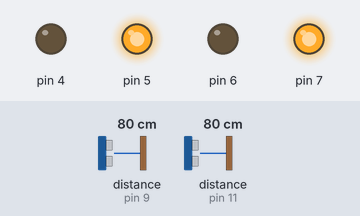
The sketch below on a simulated Arduino Uno, built with avr-gcc and run on an emulated ATmega328P. Shown: output pins drawn as LEDs (lit = HIGH). Wiring (inferred from the names in the program): 2 × ultrasonic range finder: trigger pin 8, echo pin 11 / trigger pin 10, echo pin 9. The inputs (shaded band) are chosen by the test bench; at power-on: distance to the obstacle (sensors on pin 9, pin 11) 80 cm. The echo pulse lasts 58.3 µs per cm; pins used as bus, display or sensor lines are not drawn.

Above: at 1.2 s.
1.3 s: distance to the obstacle (sensor on pin 9) set to 23 cm
2.8 s: distance to the obstacle (sensor on pin 9) set to 18 cm
At 4.0 s:
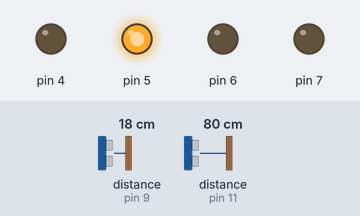
4.3 s: distance to the obstacle (sensor on pin 11) set to 23 cm
5.8 s: distance to the obstacle (sensor on pin 11) set to 18 cm
At 6.7 s:
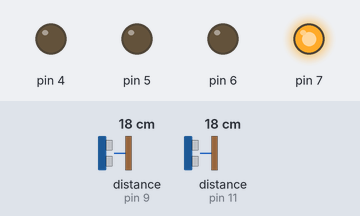
7.3 s: distance to the obstacle (sensor on pin 11) set to 35 cm
At 8.4 s:
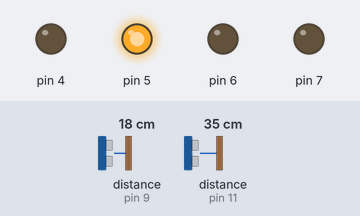
8.8 s: distance to the obstacle (sensor on pin 11) set to 2 cm
At 9.2 s:
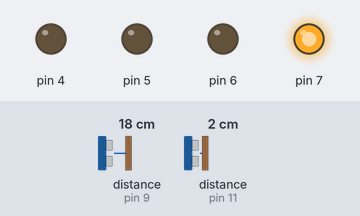
Timing chart, 0 to 11.3 s (numbered marks = the images above; inputs shaded):
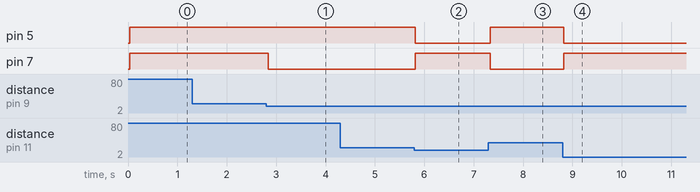

Measured:
- the behaviour switches between 21 and 20 cm on distance to the obstacle (sensor on pin 9) (found by bisection; images 0 and 1)
- the behaviour switches between 21 and 20 cm on distance to the obstacle (sensor on pin 11) (found by bisection; images 1 and 2)
- after the input at 1.3 s, every drawn part: stays the same
- after the input at 2.8 s, pin 7: HIGH → LOW at once
- after the input at 4.3 s, every drawn part: stays the same
- after the input at 5.8 s, pin 5: HIGH → LOW at once; pin 7: LOW → HIGH at once
- after the input at 7.3 s, pin 5: LOW → HIGH at once; pin 7: HIGH → LOW at once
- after the input at 8.8 s, pin 5: HIGH → LOW at once; pin 7: LOW → HIGH at once

The sketch:

sketch_nov27a.ino
```cpp
int trigPin = 10;
int echoPin = 9;
int trigPin1 = 8;
int echoPin1=11;
int revright = 4;      //REVerse motion of Right motor
int fwdleft = 7;
int revleft= 6;
int fwdright= 5;       //ForWarD motion of Right motor
int c = 0;

void setup() {
   Serial.begin(9600);
   pinMode(5, OUTPUT);
   pinMode(6, OUTPUT);
   pinMode(4, OUTPUT);
   pinMode(7, OUTPUT);
   pinMode(trigPin, OUTPUT);
  pinMode(echoPin, INPUT);
  pinMode(trigPin1, OUTPUT);
  pinMode(echoPin1, INPUT);
  // put your setup code here, to run once:

}

void loop() {
  long duration, distance,distance1,duration1;
  digitalWrite(trigPin,HIGH);
  delayMicroseconds(1000);
  digitalWrite(trigPin, LOW);
  duration=pulseIn(echoPin, HIGH);
  distance =(duration/2)/29.1;
  //Serial.print(distance);
  //Serial.println("CM");
  delay(10);
  digitalWrite(trigPin1,HIGH);
  delayMicroseconds(1000);
  digitalWrite(trigPin1, LOW);
  duration1=pulseIn(echoPin1, HIGH);
  distance1 =(duration1/2)/29.1;
  //Serial.print(distance);
  //Serial.println("CM");
  delay(10);


  if((distance>20 && distance1>20))
 {
  digitalWrite(5,HIGH);                               //       FORWARD
   digitalWrite(4,LOW);                               //
   digitalWrite(6,LOW);                               //
   digitalWrite(7,HIGH);                              //
 }

  else if(distance<20 && distance1>20)
 {
   digitalWrite(5,HIGH);
   digitalWrite(4,LOW);
   digitalWrite(6,LOW);                                  //TURN LEFT
   digitalWrite(7,LOW);

 }
 else if(distance<20 && distance1<20)
 {
   digitalWrite(5,LOW);
   digitalWrite(4,LOW);
   digitalWrite(6,LOW);                                  //TURN RIGHT
   digitalWrite(7,HIGH);

 }

}
```
